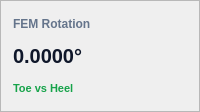
                                            <widget class="QFrame" name="card_kpi_rotation">
                                              <property name="frameShape">
                                                <enum>QFrame::StyledPanel</enum>
                                              </property>
                                              <property name="minimumSize">
                                                <size>
                                                  <width>160</width>
                                                  <height>112</height>
                                                </size>
                                              </property>
                                              <property name="styleSheet">
                                                <string>QFrame#card_kpi_rotation { background-color: #ffffff; border: 1px solid #e2e8f0; border-radius: 8px; }</string>
                                              </property>
                                              <layout class="QVBoxLayout" name="vbox_card_kpi_rotation">
                                                <property name="spacing">
                                                  <number>4</number>
                                                </property>
                                                <property name="leftMargin">
                                                  <number>12</number>
                                                </property>
                                                <property name="topMargin">
                                                  <number>10</number>
                                                </property>
                                                <property name="rightMargin">
                                                  <number>12</number>
                                                </property>
                                                <property name="bottomMargin">
                                                  <number>10</number>
                                                </property>
                                                <item>
                                                  <widget class="QLabel" name="lbl_title_card_kpi_rotation">
                                                    <property name="text">
                                                      <string>FEM Rotation</string>
                                                    </property>
                                                    <property name="styleSheet">
                                                      <string>color: #64748b; font-size: 12px; font-weight: 600; border: none;</string>
                                                    </property>
                                                    <property name="minimumSize">
                                                      <size>
                                                        <width>0</width>
                                                        <height>20</height>
                                                      </size>
                                                    </property>
                                                  </widget>
                                                </item>
                                                <item>
                                                  <widget class="QLabel" name="lbl_kpi_rotation_val">
                                                    <property name="text">
                                                      <string>0.0000°</string>
                                                    </property>
                                                    <property name="styleSheet">
                                                      <string>color: #0f172a; font-size: 20px; font-weight: 700; border: none;</string>
                                                    </property>
                                                    <property name="minimumSize">
                                                      <size>
                                                        <width>0</width>
                                                        <height>32</height>
                                                      </size>
                                                    </property>
                                                  </widget>
                                                </item>
                                                <item>
                                                  <widget class="QLabel" name="lbl_kpi_rotation_delta">
                                                    <property name="text">
                                                      <string>Toe vs Heel</string>
                                                    </property>
                                                    <property name="styleSheet">
                                                      <string>color: #16a34a; font-size: 11px; font-weight: 600; border: none;</string>
                                                    </property>
                                                    <property name="minimumSize">
                                                      <size>
                                                        <width>0</width>
                                                        <height>20</height>
                                                      </size>
                                                    </property>
                                                  </widget>
                                                </item>
                                              </layout>
                                            </widget>
